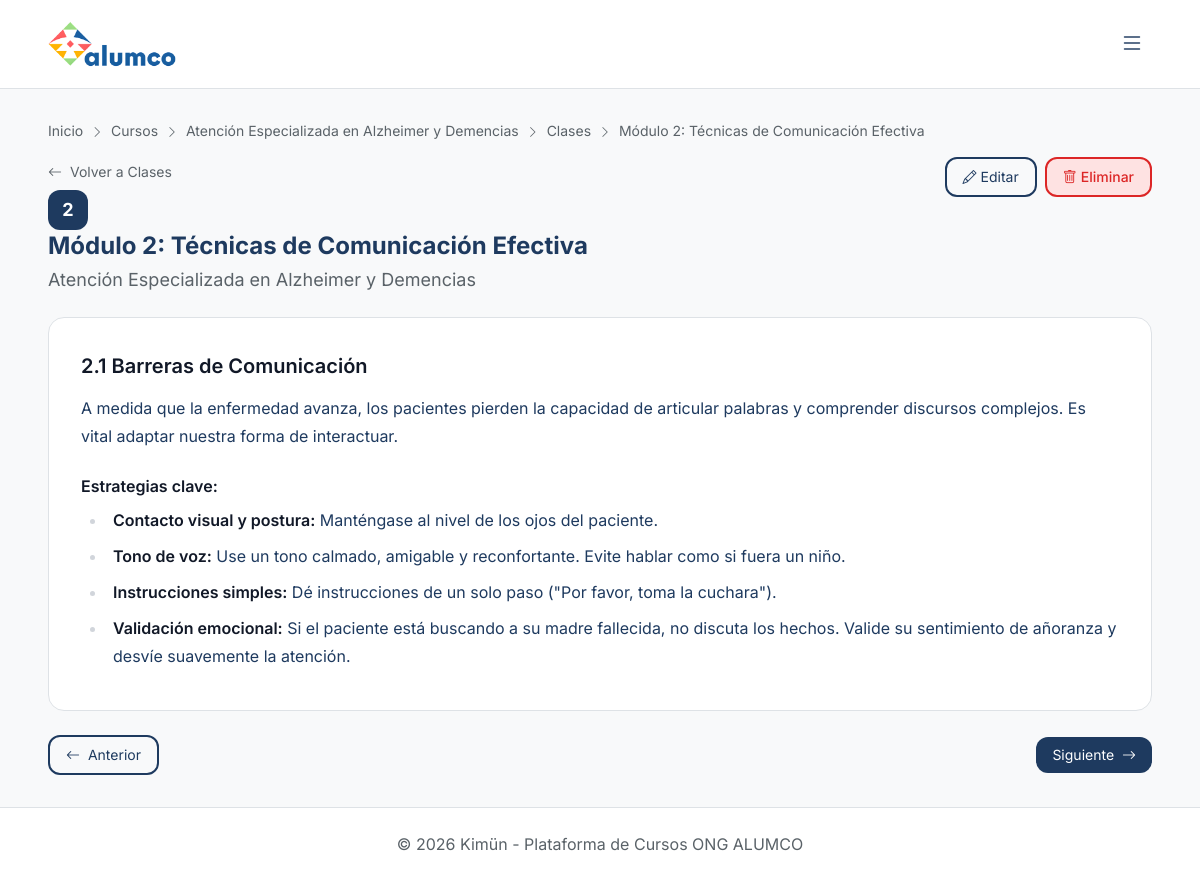
/cursos/clases/13/ (signed in), run on the app's committed database.
### cursos/models.py (models this page shows, shortened)
class Curso(models.Model):
    ESTADO_CHOICES = [
        ('borrador', 'Borrador'),
        ('publicado', 'Publicado'),
    ]
    titulo = models.CharField(max_length=200)
    descripcion = models.TextField()
    categoria = models.ForeignKey(
        Categoria,
        on_delete=models.SET_NULL,
        null=True,
        blank=True,
        related_name='cursos'
    )
    docente_creador = models.ForeignKey(
        settings.AUTH_USER_MODEL,
        on_delete=models.CASCADE,
        related_name='cursos_creados'
    )
    estado = models.CharField(max_length=20, choices=ESTADO_CHOICES, default='borrador')
    fecha_creacion = models.DateTimeField(auto_now_add=True)
    horas_exigidas = models.PositiveIntegerField(default=0, help_text='Horas totales exigidas para completar el curso')
    horas_por_semana = models.PositiveIntegerField(default=0, help_text='Horas de dedicación semanal esperada')
    exige_tiempo_minimo = models.BooleanField(default=False, help_text='Evita que el alumno complete el curso en menos tiempo del exigido')
    duracion_minutos = models.PositiveIntegerField(default=0, help_text='Duración estimada en minutos')
    class Meta:
        verbose_name = 'Curso'
        verbose_name_plural = 'Cursos'

class Clase(models.Model):
    curso = models.ForeignKey(Curso, on_delete=models.CASCADE, related_name='clases')
    modulo = models.ForeignKey(Modulo, on_delete=models.SET_NULL, null=True, blank=True, related_name='clases')
    titulo = models.CharField(max_length=200)
    contenido = RichTextField(verbose_name='Contenido de la clase')
    orden = models.PositiveIntegerField(default=1, help_text='Orden de la clase en el curso')
    fecha_creacion = models.DateTimeField(auto_now_add=True)
    fecha_actualizacion = models.DateTimeField(auto_now=True)
    class Meta:
        verbose_name = 'Clase'
        verbose_name_plural = 'Clases'
        ordering = ['orden']
        constraints = [
            models.CheckConstraint(
                condition=models.Q(orden__gte=1),
                name='clase_orden_minimo'
            ),
        ]

### cursos/views.py (the view, shortened to what this page needs)
# urls.py: path('clases/<int:pk>/', views.clase_detail, name='clase_detail'),
@login_required
def clase_detail(request, pk):
    clase = get_object_or_404(Clase, pk=pk)
    curso = clase.curso
    session_key = f'modo_estudiante_curso_{curso.id}'
    simular_estudiante = request.session.get(session_key, False) and request.user.rol in ['admin', 'docente']
    es_colaborador = request.user.rol == 'colaborador' or simular_estudiante
    puede_editar = False
    if not simular_estudiante:
        puede_editar = request.user.rol == 'admin' or (
            request.user.rol == 'docente' and curso.docente_creador == request.user
        )
    from cursos.utils import can_access_item, get_adjacent_items
    completado = None
    tiene_acceso = True
    item_anterior, item_siguiente = get_adjacent_items(curso, clase.orden)
    if es_colaborador:
        completado = ClaseCompletado.objects.filter(usuario=request.user, clase=clase).exists()
        if not can_access_item(request.user, curso, clase.orden, simular_estudiante):
            tiene_acceso = False
    return render(request, 'cursos/clase_detail.html', {
        'clase': clase,
        'curso': curso,
        'completado': completado,
        'tiene_acceso': tiene_acceso,
        'puede_editar': puede_editar,
        'item_anterior': item_anterior,
        'item_siguiente': item_siguiente,
        'es_colaborador': es_colaborador,
        'simular_estudiante': simular_estudiante
    })

### cursos/utils.py (called while the page is built)
def get_contenido_unificado(curso):
    clases = list(curso.clases.all())
    evaluaciones = list(curso.evaluaciones.all())
    contenido = clases + evaluaciones
    contenido.sort(key=lambda x: getattr(x, 'orden', 0))
    return contenido

def get_adjacent_items(curso, orden):
    contenido = get_contenido_unificado(curso)
    item_anterior = None
    item_siguiente = None
    anteriores = [x for x in contenido if getattr(x, 'orden', 0) < orden]
    if anteriores:
        item_anterior = anteriores[-1]
    siguientes = [x for x in contenido if getattr(x, 'orden', 0) > orden]
    if siguientes:
        item_siguiente = siguientes[0]
    return item_anterior, item_siguiente

### templates/cursos/clase_detail.html (shortened to what this page needs)
{% extends 'base.html' %}
{% block breadcrumbs %}
<nav class="text-sm mb-4" style="color: var(--color-text-secondary);">
    <a href="{% url 'inicio' %}">Inicio</a>
    <i class="bi bi-chevron-right text-xs mx-1"></i>
    <a href="{% url 'cursos:curso_list' %}">Cursos</a>
    <i class="bi bi-chevron-right text-xs mx-1"></i>
    <a href="{% url 'cursos:curso_detail' pk=curso.id %}">{{ curso.titulo }}</a>
    <i class="bi bi-chevron-right text-xs mx-1"></i>
    <a href="{% url 'cursos:clase_list' pk=curso.id %}">Clases</a>
    <i class="bi bi-chevron-right text-xs mx-1"></i>
    <span>{{ clase.titulo }}</span>
</nav>
{% endblock %}
{% block content %}
<div class="mb-6">
    <div class="flex justify-between items-start">
        <div>
            <a href="{% url 'cursos:clase_list' pk=curso.id %}" class="text-sm mb-2 inline-block" style="color: var(--color-text-secondary);">
                <i class="bi bi-arrow-left me-1"></i> Volver a Clases
            </a>
            <h1 class="text-2xl font-bold" style="color: var(--color-text);">
                <span class="inline-block w-10 h-10 rounded-xl flex items-center justify-center me-2 text-lg font-bold"
                      style="background-color: var(--color-primary); color: white;">
                    {{ clase.orden }}
                </span>
                {{ clase.titulo }}
            </h1>
            <p class="mt-1" style="color: var(--color-text-secondary);">
                {{ curso.titulo }}
            </p>
        </div>
        {% if puede_editar %}
        <div class="flex gap-2">
            <a href="{% url 'cursos:clase_edit' pk=clase.id %}" class="btn-outline px-4 py-2 rounded-xl text-sm">
                <i class="bi bi-pencil me-1"></i>Editar
            </a>
            <form method="post" action="{% url 'cursos:clase_delete' pk=clase.id %}" class="inline" onsubmit="return confirm('¿Estás seguro de eliminar esta clase?');">
                <button type="submit" class="px-4 py-2 rounded-xl text-sm font-medium transition-colors"
                        style="background-color: #fee2e2; color: #dc2626; border: 2px solid #dc2626;">
                    <i class="bi bi-trash me-1"></i>Eliminar
                </button>
            </form>
        </div>
        {% endif %}
    </div>
</div>
{% if not tiene_acceso %}
<div class="hybrid-card rounded-2xl p-8 mb-6 text-center" style="border: 2px solid var(--color-warning);">
    <div class="w-16 h-16 mx-auto mb-4 rounded-full flex items-center justify-center"
         style="background-color: #fef3c7;">
        <i class="bi bi-lock text-3xl" style="color: var(--color-warning);"></i>
    </div>
    <h3 class="text-lg font-semibold mb-2" style="color: var(--color-text);">Contenido bloqueado</h3>
    <p class="mb-4" style="color: var(--color-text-secondary);">
        Debes completar los módulos anteriores para acceder a esta clase.
    </p>
    {% if item_anterior %}
    <a href="{% if item_anterior.contenido %}{% url 'cursos:clase_detail' item_anterior.id %}{% else %}{% url 'evaluaciones:tomar_evaluacion' item_anterior.id %}{% endif %}" class="btn-outline px-6 py-3 rounded-xl inline-flex items-center gap-2">
        <i class="bi bi-arrow-left"></i> Ir al Módulo Anterior ({{ item_anterior.orden }})
    </a>
    {% endif %}
</div>
{% else %}
<div class="hybrid-card rounded-2xl p-8 mb-6">
    <div class="prose max-w-none" style="color: var(--color-text);">
        {{ clase.contenido|safe }}
    </div>
</div>
<div class="flex justify-between items-center">
    {% if item_anterior %}
    <a href="{% if item_anterior.contenido %}{% url 'cursos:clase_detail' item_anterior.id %}{% else %}{% url 'evaluaciones:tomar_evaluacion' item_anterior.id %}{% endif %}" class="btn-outline px-4 py-2 rounded-xl text-sm">
        <i class="bi bi-arrow-left me-1"></i> Anterior
    </a>
    {% else %}
    <span></span>
    {% endif %}
    {% if item_siguiente %}
    {% if completado or not es_colaborador %}
    <a href="{% if item_siguiente.contenido %}{% url 'cursos:clase_detail' item_siguiente.id %}{% else %}{% url 'evaluaciones:tomar_evaluacion' item_siguiente.id %}{% endif %}" class="btn-primary px-4 py-2 rounded-xl text-sm">
        Siguiente <i class="bi bi-arrow-right ms-1"></i>
    </a>
    {% else %}
    <span class="px-4 py-2 rounded-xl text-sm" style="background-color: var(--color-bg); color: var(--color-text-secondary);">
        <i class="bi bi-lock me-1"></i>Completa para continuar
    </span>
    {% endif %}
    {% endif %}
</div>
{% endif %}
{% endblock %}

### static/css/kimun.css (style rules this page uses)
:root { --space-xs: 0.25rem; --space-sm: 0.5rem; --space-md: 1rem; --space-lg: 1.5rem; --space-xl: 2rem; --space-2xl: 3rem; --space-3xl: 4rem; --radius-sm: 0.25rem; --radius-md: 0.75rem; --radius-lg: 1rem; --radius-xl: 1.5rem; --radius-asymmetric: 1rem 0.25rem 1rem 0.25rem; --shadow-sm: 0 1px 2px color-mix(in srgb, var(--color-text) 8%, transparent); --shadow-md: 0 4px 6px -1px color-mix(in srgb, var(--color-text) 12%, transparent); --shadow-lg: 0 10px 40px -10px color-mix(in srgb, var(--color-text) 18%, transparent); --transition-fast: 0.15s ease; --transition-normal: 0.2s ease; --transition-slow: 0.3s ease; }
.rounded-xl { border-radius: var(--radius-xl); }

### templates/base.html (style rules this page uses)
body { font-family: "Inter", sans-serif; font-size: 18px; }
[data-theme="light"] { --color-bg: #f8f9fa; --color-surface: #ffffff; --color-surface-raised: #f3f4f6; --color-primary: #1e3a5f; --color-primary-hover: #2d5a87; --color-accent: #f57c00; --color-text: #1e3a5f; --color-text-secondary: #5a6268; --color-border: #dee2e6; --color-card-hover: #f1f5f9; --color-success: #166534; --color-success-bg: rgba(22, 163, 74, 0.15); --color-info: #2563eb; --color-info-bg: rgba(37, 99, 235, 0.15); --color-warning: #92400e; --color-warning-bg: rgba(217, 119, 6, 0.15); --color-purple: #9333ea; --color-purple-bg: rgba(147, 51, 234, 0.15); --color-pink: #db2777; --color-pink-bg: rgba(219, 39, 119, 0.15); --gradient-start: #1e3a5f; --gradient-end: #3b82f6; }
body { background-color: var(--color-bg); color: var(--color-text); }
.hybrid-card { background-color: var(--color-surface); border: 1px solid var(--color-border); transition: all 0.3s ease; }
.btn-primary { background-color: var(--color-primary); color: white; transition: all 0.2s ease; }
.btn-outline { border: 2px solid var(--color-primary); color: var(--color-primary); background: transparent; transition: all 0.2s ease; }

### data on the page
Curso: titulo "Atención Especializada en Alzheimer y Demencias"
Clase: titulo "Módulo 2: Técnicas de Comunicación Efectiva", orden "2", contenido "2.1 Barreras de Comunicación A medida que la enfermedad avanza, los pacientes pierden la capacidad de articular palabras y comprender discursos complejos. Es vital adaptar nuestra forma de interactuar. Estrategias clave: Contacto visual y postura: Manténgase al nivel de los ojos del paciente. Tono de voz: Use un tono calmado, amigable y reconfortante. Evite hablar como si fuera un niño. Instrucciones simples: Dé instrucciones de un solo paso (\"Por favor, toma la cuchara\"). Validación emocional: Si el paciente está buscando a su madre fallecida, no discuta los hechos. Valide su sentimiento de añoranza y desvíe suavemente la atención."
